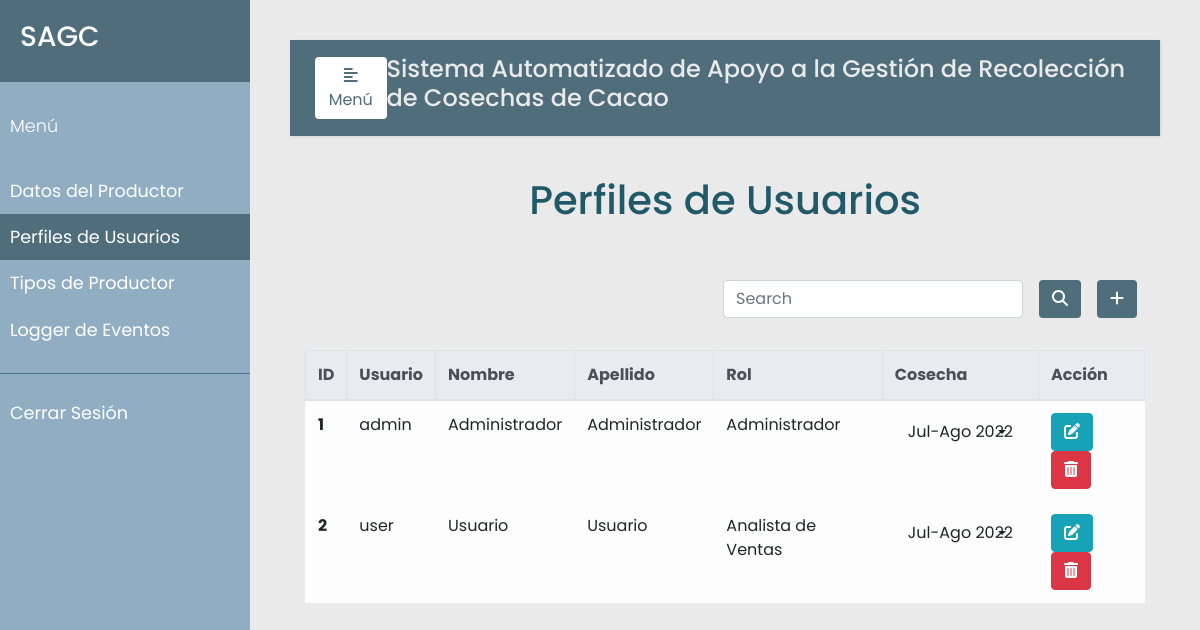
/perfiles (signed in), run on an earlier commit of the app's database.
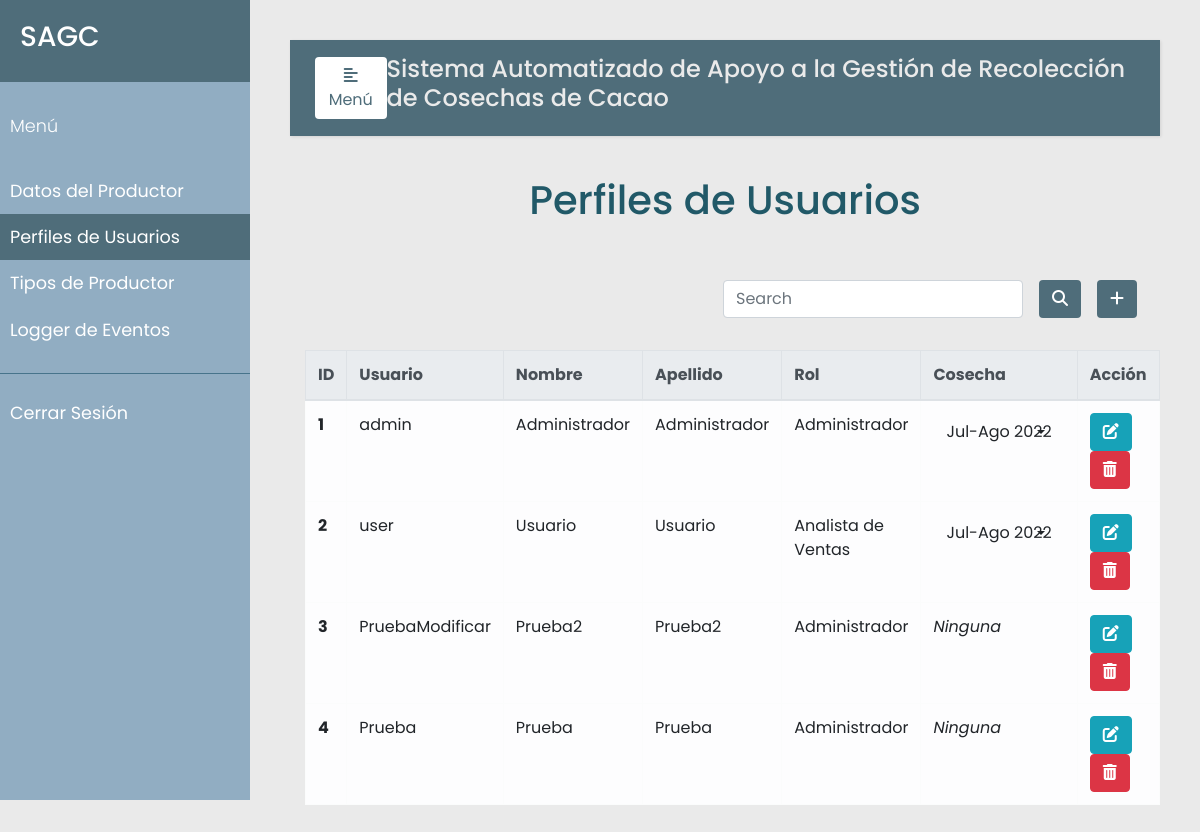
And on a later commit of the database.
### models.py (models this page shows, shortened)
class Usuario(db.Model):
    __tablename__ = 'usuarios'
    id = db.Column(db.Integer, primary_key=True)
    nombre_usuario = db.Column(db.String(20), nullable=False, unique=True)
    nombre = db.Column(db.String(30), nullable=False)
    apellido = db.Column(db.String(30), nullable=False)
    password = db.Column(db.String(80), nullable=False)
    rol = db.Column(db.Integer, db.ForeignKey('rols.id'), nullable=False)
    cosechas = db.relationship('Cosecha', secondary=user_cosecha, backref='usuarios', lazy=True)

class Rol(db.Model):
    __tablename__ = 'rols'
    id = db.Column(db.Integer, primary_key=True)
    nombre = db.Column(db.String(120), nullable=False, unique=True)
    user = db.relationship('Usuario', backref='rols', lazy=True)

class Cosecha(db.Model):
    __tablename__ = 'cosechas'
    id = db.Column(db.Integer, primary_key=True)
    date = db.Column(db.String(120), unique=True)

### app.py (the view, shortened to what this page needs)
@app.route("/perfiles", methods=['GET', 'POST'])
@login_required
@admin_only
def perfiles():
    error=None
    usuarios = Usuario.query.all()
    rols = Rol.query.all()
    return render_template("perfiles.html", error=error, usuarios=usuarios, rols=rols)

### app.py (called while the page is built)
def login_required(f):
    @wraps(f)
    def wrap(*args, **kwargs):
        if 'logged_in' in session:
            return f(*args, **kwargs)
        else:
            flash('Necesitas iniciar sesión primero')
            return redirect(url_for('login'))
    return wrap

def admin_only(f):
    @wraps(f)
    def wrap(*args, **kwargs):
        if 'rol_admin' in session and session['rol_admin'] == True:
            return f(*args, **kwargs)
        else:
            flash("Debes ser administrador para ver 'Perfiles de Usuarios'.")
            return redirect(url_for('productor'))
    return wrap

### templates/perfiles.html (shortened to what this page needs)
{% extends "base.html" %}
{% block navbar %}
<li class="nav-item">
  <a class="nav-link" href="{{url_for('productor')}}">Datos del Productor</a>
</li>
<li class="nav-item active">
  <a class="nav-link" href="{{url_for('perfiles')}}">Perfiles de Usuarios<span class="sr-only">(current)</span></a>
</li>
<li class="nav-item">
  <a class="nav-link" href="{{url_for('tipo_productor')}}">Tipos de Productor</a>
</li>
<li class="nav-item">
  <a class="nav-link" href="{{url_for('eventos')}}">Logger de Eventos</a>
</li>
{% endblock %}
{% block sesion %}
<li class="nav-item">
  <a class="nav-link" href="{{url_for('logout')}}">Cerrar Sesión</a>
</li>
{% endblock %}
{% block content %}
    <div class="container h-100">
        <p class="text-center h1 fw-bold mb-5 mx-1 mx-md-4 mt-4">Perfiles de Usuarios</p>
        <div class="d-flex flex-row-reverse bd-highlight">
            <div class="p-2 bd-highlight">
              <button type="button" class="btn" style="color:#fff; background-color:#4F6D7A;" data-toggle="modal" data-target="#exampleModalLong">
                <i class="fa-solid fa-plus"></i>
              </button>
            </div>
            <div class="p-2 bd-highlight" style="display:flex; align-content: flex-end;">
              <form action='/search_perfil' method="post" class="form-inline" style="justify-content: flex-end">
                <input class="form-control mr-3 w-75" type="text" placeholder="Search" aria-label="Buscar" name="search_perfil">
                <button type="submit" id="search_perfil" name="action-type" value="search" class="btn" style="color:#fff; background-color:#4F6D7A;">
                  <i class="fas fa-search" aria-hidden="true"></i>
                </button>
              </form>
            </div>
        </div>
        <br/>
        <table class="table table-bordered table-light table-hover">
          <thead class="thead-light">
            <tr>
              <th scope="col">ID</th>
              <th scope="col">Usuario</th>
              <th scope="col">Nombre</th>
              <th scope="col">Apellido</th>
              <th scope="col">Rol</th>
              <th scope="col">Cosecha</th>
              <th scope="col">Acción</th>
            </tr>
          </thead>
          <tbody>
            {% for u in usuarios %}
            <tr>
              <th scope="row">{{u.id}}</th>
              <td>{{u.nombre_usuario}}</td>
              <td>{{u.nombre}}</td>
              <td>{{u.apellido}}</td>
              <td>{{u.rols.nombre}}</td>
              <td>
                {% if u.cosechas|length > 0 %}
                  <div class="dropdown">
                    <button class="btn dropdown-toggle" type="button" id="dropdownMenuButton" data-toggle="dropdown" aria-haspopup="true" aria-expanded="false">
                      {{u.cosechas[0].date}}
                    </button>
                  </div>
                {% else %}
                  <i>Ninguna</i>
                {% endif %}
              </td>
              <td>
                <button type="button" class="btn btn-info" data-toggle="modal" data-target="#edit-modal-{{u.id}}">
                  <i class="fas fa-edit"></i>
                </button>
                <button type="button" class="btn btn-danger" data-toggle="modal" data-target="#delete-modal-{{u.id}}">
                  <i class="fas fa-trash-alt"></i>
                </button>
              </td>
            </tr>
            </div>
            {% endfor %}
    </div>
{% endblock %}

### templates/base.html (shortened to what this page needs)
<!DOCTYPE html>
<html lang="en">
<head>
    <link rel="stylesheet" href="https://cdn.jsdelivr.net/npm/bootstrap@4.3.1/dist/css/bootstrap.min.css">
    <link rel="stylesheet" href="../static/css/styles.css">
    <link rel="stylesheet" href="https://cdnjs.cloudflare.com/ajax/libs/malihu-custom-scrollbar-plugin/3.1.5/jquery.mCustomScrollbar.min.css">
    <link rel="stylesheet" href="https://cdnjs.cloudflare.com/ajax/libs/font-awesome/6.1.1/css/all.min.css" />
</head>
<body>
    <div class="wrapper">
        <nav id="sidebar">
            <div class="sidebar-header">
                <h3>SAGC</h3>
            </div>
            <ul class="list-unstyled components">
                <p>Menú</p>
                {% block navbar %}
                {% endblock %}
            </ul>
            <ul class="list-unstyled others">
                {% block sesion %}
                {% endblock %}
            </ul>
        </nav>
        <div id="content">
            <nav class="navbar navbar-expand-lg" style="background-color:#4F6D7A;">
                <div class="container-fluid">
                    <button type="button" id="sidebarCollapse" class="btn" style="background-color:#fff; color: #4F6D7A;">
                        <i class="fas fa-align-left"></i>
                        <span>Menú</span>
                    </button>
                    <h4>Sistema Automatizado de Apoyo a la Gestión de Recolección de Cosechas de Cacao</h4>
                </div>
            </nav>
            {% block content %}
            {% endblock %}
</body>
</html>

### static/css/styles.css (style rules this page uses)
body { font-family: 'Poppins', sans-serif; background: #EAEAEA; }
p { font-family: 'Poppins', sans-serif; font-size: 1.1em; font-weight: 300; line-height: 1.7em; color: #215968; }
h4 { color: #EAEAEA; }
a, a:hover, a:focus { color: inherit; text-decoration: none; transition: all 0.3s; }
.navbar { padding: 15px 10px; background: #fff; border: none; border-radius: 0; margin-bottom: 40px; box-shadow: 1px 1px 3px rgba(0, 0, 0, 0.1); }
.wrapper { display: flex; width: 100%; }
#sidebar { width: 250px; position: fixed; top: 0; left: 0; height: 100vh; z-index: 999; background: #91ADC2; color: #fff; transition: all 0.3s; }
#sidebar .sidebar-header { padding: 20px; background: #4F6D7A; }
#sidebar ul.components { padding: 20px 0; border-bottom: 1px solid #47748b; }
#sidebar ul p { color: #fff; padding: 10px; }
#sidebar ul li a { padding: 10px; font-size: 1.1em; display: block; }
#sidebar ul li.active>a, a[aria-expanded="true"] { color: #fff; background: #4F6D7A; }
.dropdown-toggle::after { display: block; position: absolute; top: 50%; right: 20px; transform: translateY(-50%); }
#content { width: calc(100% - 250px); padding: 40px; min-height: 100vh; transition: all 0.3s; position: absolute; top: 0; right: 0; }

What changed in the data, as far as the page shows it:
added Usuario: id "3", nombre_usuario "PruebaModificar", nombre "Prueba2", apellido "Prueba2", rols.nombre "Administrador", shows "Ninguna"
added Usuario: id "4", nombre_usuario "Prueba", nombre "Prueba", apellido "Prueba", rols.nombre "Administrador", shows "Ninguna"
